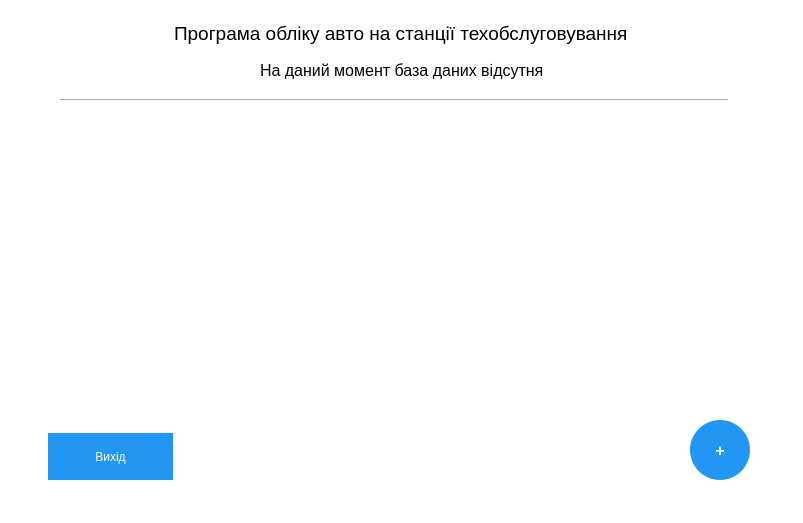
<?xml version="1.0" encoding="UTF-8"?>
<ui version="4.0">
 <class>Widget</class>
 <widget class="QWidget" name="Widget">
  <property name="geometry">
   <rect>
    <x>0</x>
    <y>0</y>
    <width>803</width>
    <height>523</height>
   </rect>
  </property>
  <property name="windowTitle">
   <string>Widget</string>
  </property>
  <property name="styleSheet">
   <string notr="true">background-color: white;</string>
  </property>
  <widget class="QLabel" name="label">
   <property name="geometry">
    <rect>
     <x>260</x>
     <y>60</y>
     <width>307</width>
     <height>20</height>
    </rect>
   </property>
   <property name="font">
    <font>
     <pointsize>12</pointsize>
    </font>
   </property>
   <property name="text">
    <string>На даний момент база даних відсутня</string>
   </property>
  </widget>
  <widget class="QPushButton" name="pushButton_ok">
   <property name="geometry">
    <rect>
     <x>690</x>
     <y>420</y>
     <width>60</width>
     <height>60</height>
    </rect>
   </property>
   <property name="styleSheet">
    <string notr="true">QPushButton { 
background-color: #2196F3;
border-radius: 30px;
font:16px;
color: white;
font-weight: 600
}
QPushButton:pressed {
    background-color: #70b8ef;
}</string>
   </property>
   <property name="text">
    <string>+</string>
   </property>
   <property name="flat">
    <bool>false</bool>
   </property>
  </widget>
  <widget class="QLabel" name="label_2">
   <property name="geometry">
    <rect>
     <x>174</x>
     <y>20</y>
     <width>462</width>
     <height>26</height>
    </rect>
   </property>
   <property name="font">
    <font>
     <pointsize>14</pointsize>
    </font>
   </property>
   <property name="text">
    <string>Програма обліку авто на станції техобслуговування</string>
   </property>
  </widget>
  <widget class="Line" name="line">
   <property name="geometry">
    <rect>
     <x>60</x>
     <y>90</y>
     <width>668</width>
     <height>20</height>
    </rect>
   </property>
   <property name="orientation">
    <enum>Qt::Horizontal</enum>
   </property>
  </widget>
  <widget class="QPushButton" name="pushButton_close">
   <property name="geometry">
    <rect>
     <x>48</x>
     <y>433</y>
     <width>125</width>
     <height>47</height>
    </rect>
   </property>
   <property name="styleSheet">
    <string notr="true">QPushButton {
background-color: #2196F3;
border: 0px;
color: white;
font-size: 18;
}

QPushButton:pressed {
    background-color: #70b8ef;
}
</string>
   </property>
   <property name="text">
    <string>Вихід</string>
   </property>
  </widget>
  <widget class="QListView" name="auto_2">
   <property name="geometry">
    <rect>
     <x>61</x>
     <y>110</y>
     <width>669</width>
     <height>55</height>
    </rect>
   </property>
   <property name="styleSheet">
    <string notr="true">QListView {
	border: 0px;
}
QListView:hover {
	box-shadow: 0 0 10px rgba(0,0,0,0.5);
}</string>
   </property>
  </widget>
 </widget>
 <layoutdefault spacing="6" margin="11"/>
 <resources/>
 <connections/>
</ui>
